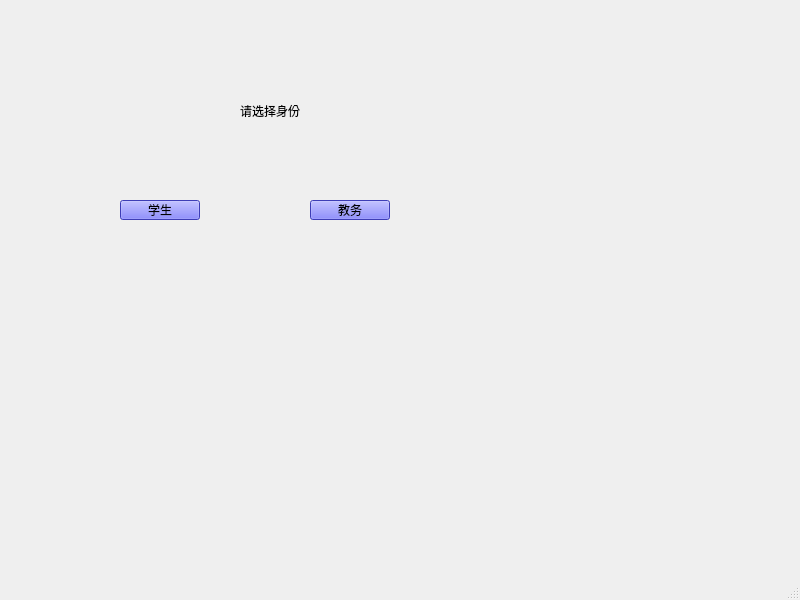
<?xml version="1.0" encoding="UTF-8"?>
<ui version="4.0">
 <class>MainWindow</class>
 <widget class="QMainWindow" name="MainWindow">
  <property name="geometry">
   <rect>
    <x>0</x>
    <y>0</y>
    <width>800</width>
    <height>600</height>
   </rect>
  </property>
  <property name="windowTitle">
   <string>MainWindow</string>
  </property>
  <widget class="QWidget" name="centralwidget">
   <widget class="QPushButton" name="stuButton">
    <property name="geometry">
     <rect>
      <x>120</x>
      <y>200</y>
      <width>80</width>
      <height>20</height>
     </rect>
    </property>
    <property name="styleSheet">
     <string notr="true">background-color: rgb(85, 85, 255);
</string>
    </property>
    <property name="text">
     <string>学生</string>
    </property>
   </widget>
   <widget class="QPushButton" name="teaButton">
    <property name="geometry">
     <rect>
      <x>310</x>
      <y>200</y>
      <width>80</width>
      <height>20</height>
     </rect>
    </property>
    <property name="styleSheet">
     <string notr="true">background-color: rgb(85, 85, 255);</string>
    </property>
    <property name="text">
     <string>教务</string>
    </property>
   </widget>
   <widget class="QLabel" name="label">
    <property name="geometry">
     <rect>
      <x>240</x>
      <y>90</y>
      <width>71</width>
      <height>41</height>
     </rect>
    </property>
    <property name="font">
     <font>
      <family>宋体</family>
     </font>
    </property>
    <property name="text">
     <string>请选择身份</string>
    </property>
   </widget>
  </widget>
  <widget class="QMenuBar" name="menubar">
   <property name="geometry">
    <rect>
     <x>0</x>
     <y>0</y>
     <width>800</width>
     <height>19</height>
    </rect>
   </property>
  </widget>
  <widget class="QStatusBar" name="statusbar"/>
 </widget>
 <resources/>
 <connections/>
</ui>
